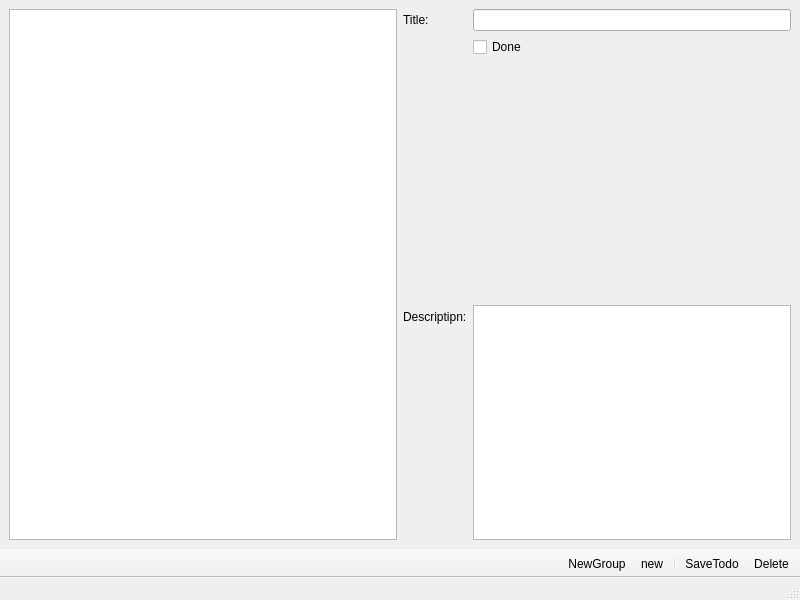
<?xml version="1.0" encoding="UTF-8"?>
<ui version="4.0">
 <class>MainWindow</class>
 <widget class="QMainWindow" name="MainWindow">
  <property name="geometry">
   <rect>
    <x>0</x>
    <y>0</y>
    <width>800</width>
    <height>600</height>
   </rect>
  </property>
  <property name="windowTitle">
   <string>Simple-Todo</string>
  </property>
  <widget class="QWidget" name="centralwidget">
   <layout class="QHBoxLayout" name="horizontalLayout">
    <item>
     <widget class="QTreeWidget" name="todoList">
      <property name="styleSheet">
       <string notr="true">QTreeView::branch{
	
	color: rgb(165, 29, 45);
}</string>
      </property>
      <property name="alternatingRowColors">
       <bool>true</bool>
      </property>
      <property name="rootIsDecorated">
       <bool>true</bool>
      </property>
      <attribute name="headerVisible">
       <bool>false</bool>
      </attribute>
      <column>
       <property name="text">
        <string notr="true">1</string>
       </property>
      </column>
     </widget>
    </item>
    <item>
     <layout class="QFormLayout" name="todoEditor">
      <item row="0" column="0">
       <widget class="QLabel" name="label">
        <property name="text">
         <string>Title:</string>
        </property>
       </widget>
      </item>
      <item row="0" column="1">
       <widget class="QLineEdit" name="todoNameLineEdit"/>
      </item>
      <item row="2" column="1">
       <spacer name="verticalSpacer">
        <property name="orientation">
         <enum>Qt::Vertical</enum>
        </property>
        <property name="sizeHint" stdset="0">
         <size>
          <width>20</width>
          <height>40</height>
         </size>
        </property>
       </spacer>
      </item>
      <item row="3" column="0">
       <widget class="QLabel" name="label_2">
        <property name="text">
         <string>Descriptipn:</string>
        </property>
       </widget>
      </item>
      <item row="3" column="1">
       <widget class="QPlainTextEdit" name="todoDescriptionTextEdit"/>
      </item>
      <item row="1" column="1">
       <widget class="QCheckBox" name="todoDonecheckBox">
        <property name="text">
         <string>Done</string>
        </property>
       </widget>
      </item>
     </layout>
    </item>
   </layout>
  </widget>
  <widget class="QStatusBar" name="statusbar"/>
  <widget class="QMenuBar" name="menubar">
   <property name="geometry">
    <rect>
     <x>0</x>
     <y>0</y>
     <width>800</width>
     <height>21</height>
    </rect>
   </property>
  </widget>
  <widget class="QToolBar" name="toolBar">
   <property name="minimumSize">
    <size>
     <width>0</width>
     <height>0</height>
    </size>
   </property>
   <property name="windowTitle">
    <string>toolBar</string>
   </property>
   <property name="layoutDirection">
    <enum>Qt::RightToLeft</enum>
   </property>
   <property name="movable">
    <bool>false</bool>
   </property>
   <property name="iconSize">
    <size>
     <width>46</width>
     <height>46</height>
    </size>
   </property>
   <attribute name="toolBarArea">
    <enum>BottomToolBarArea</enum>
   </attribute>
   <attribute name="toolBarBreak">
    <bool>false</bool>
   </attribute>
   <addaction name="actionDelete"/>
   <addaction name="actionSaveTodo"/>
   <addaction name="separator"/>
   <addaction name="actionNew"/>
   <addaction name="actionNewGroup"/>
  </widget>
  <action name="actionDelete">
   <property name="icon">
    <iconset resource="resource.qrc">
     <normaloff>:/icons/delete.ico</normaloff>:/icons/delete.ico</iconset>
   </property>
   <property name="text">
    <string>Delete</string>
   </property>
   <property name="toolTip">
    <string>delete Item</string>
   </property>
  </action>
  <action name="actionNew">
   <property name="icon">
    <iconset resource="resource.qrc">
     <normaloff>:/icons/file.ico</normaloff>:/icons/file.ico</iconset>
   </property>
   <property name="text">
    <string>new</string>
   </property>
   <property name="toolTip">
    <string>new</string>
   </property>
  </action>
  <action name="actionNewGroup">
   <property name="icon">
    <iconset resource="resource.qrc">
     <normaloff>:/icons/folder.ico</normaloff>:/icons/folder.ico</iconset>
   </property>
   <property name="text">
    <string>NewGroup</string>
   </property>
   <property name="toolTip">
    <string>Create new Folder</string>
   </property>
  </action>
  <action name="actionSaveTodo">
   <property name="icon">
    <iconset resource="resource.qrc">
     <normaloff>:/icons/Save.ico</normaloff>:/icons/Save.ico</iconset>
   </property>
   <property name="text">
    <string>SaveTodo</string>
   </property>
   <property name="toolTip">
    <string>Saves the Todo</string>
   </property>
  </action>
 </widget>
 <resources>
  <include location="resource.qrc"/>
 </resources>
 <connections/>
</ui>
